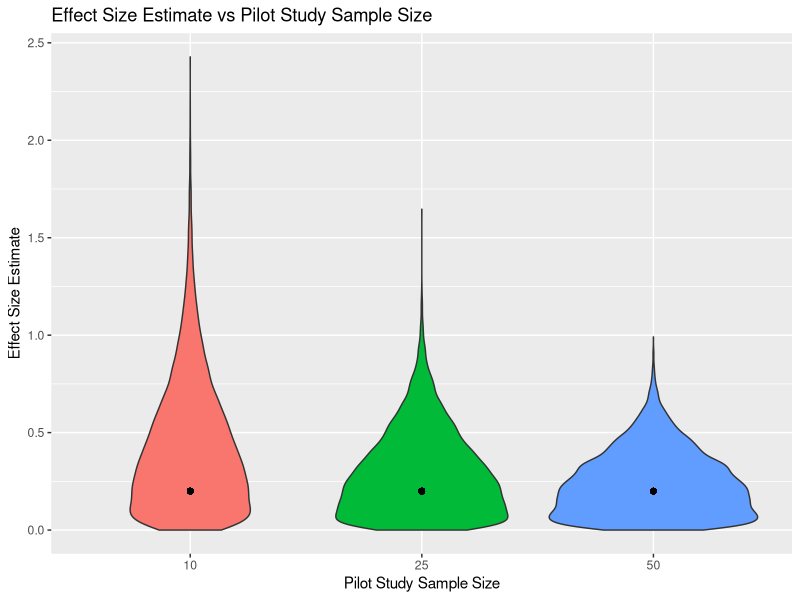
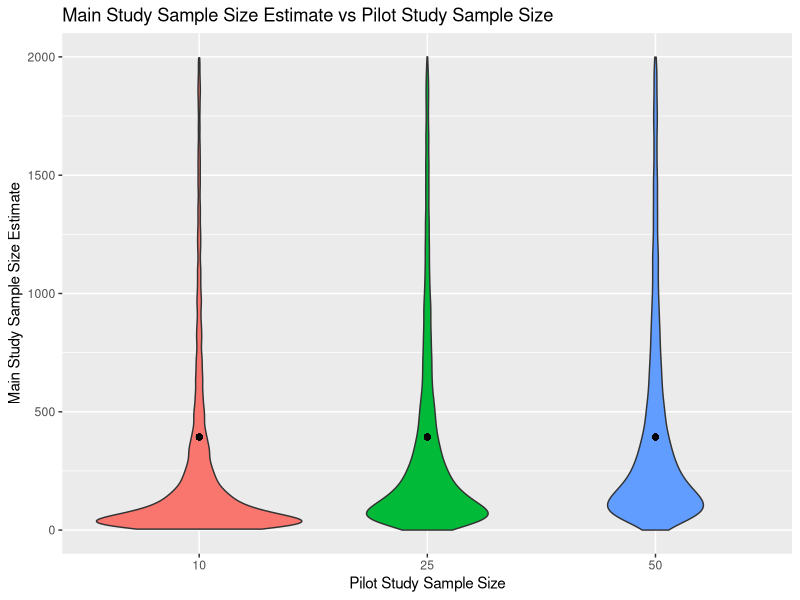

Write the R code that produced these figures, in order. (Note: this script raises an error after producing the figures.)
## ---- chunk 1
### Section 2.1
library(tidyverse)
library(pwr)
set.seed(1)

## Generate the plots for effect size vs pilot study sample size and main study sample size and pilot study

# this is using Cohen's f to generate the groups, it does the same as just setting the group means to be (0,d), which is what I do later
ES <- 0.0099 # effect size, change to 0.1379 for large
f2 <- ES/(1-ES)
a = sqrt(f2)
muvec = c(-a, a)
K = 2 # number of groups
alpha = 0.05 # sig level
beta = 0.2 # power
R <- 10000 # replications
n = 10 # sample size
effs_10 <- rep(0, R) # effect sizes
ns_10 <- rep(0, R)# sample sizes
for(r in 1:R){
  pilot.data  <- rnorm(n = K*n, mean = rep(muvec,each=n), sd = rep(1,K*n))
  pilot.anova <- as.matrix(anova(aov(pilot.data ~ rep(as.factor(1:K),each=n))))
  SSb <- pilot.anova[1,2]
  SSt <- pilot.anova[1,2] + pilot.anova[2,2]
  eta2 <- SSb/SSt
  effs_10[r] <- 2*sqrt(eta2/(1-eta2))
  temp <- try(pwr.t.test(d = 2 * sqrt(eta2/(1-eta2)), sig.level = alpha, power = 1-beta)$n, silent = TRUE)
  if ('try-error' %in% class(temp)) ns_10[r] <- NA
  else ns_10[r] <- ceiling(temp)
}


n = 25
effs_25 <- rep(0, R) # effect sizes
ns_25 <- rep(0, R)# sample sizes
for(r in 1:R){
  pilot.data  <- rnorm(n = K*n, mean = rep(muvec,each=n), sd = rep(1,K*n))
  pilot.anova <- as.matrix(anova(aov(pilot.data ~ rep(as.factor(1:K),each=n))))
  SSb <- pilot.anova[1,2]
  SSt <- pilot.anova[1,2] + pilot.anova[2,2]
  eta2 <- SSb/SSt
  effs_25[r] <- 2*sqrt(eta2/(1-eta2))
  temp <- try(pwr.t.test(d = 2 * sqrt(eta2/(1-eta2)), sig.level = alpha, power = 1-beta)$n, silent = TRUE)
  if ('try-error' %in% class(temp)) ns_10[r] <- NA
  else ns_25[r] <- ceiling(temp)
}

n = 50
effs_50 <- rep(0, R) # effect sizes
ns_50 <- rep(0, R)# sample sizes
for(r in 1:R){
  pilot.data  <- rnorm(n = K*n, mean = rep(muvec,each=n), sd = rep(1,K*n))
  pilot.anova <- as.matrix(anova(aov(pilot.data ~ rep(as.factor(1:K),each=n))))
  SSb <- pilot.anova[1,2]
  SSt <- pilot.anova[1,2] + pilot.anova[2,2]
  eta2 <- SSb/SSt
  effs_50[r] <- 2*sqrt(eta2/(1-eta2))
  temp <- try(pwr.t.test(d = 2 * sqrt(eta2/(1-eta2)), sig.level = alpha, power = 1-beta)$n, silent = TRUE)
  if ('try-error' %in% class(temp)) ns_10[r] <- NA
  else ns_50[r] <- ceiling(temp)
}

effs <- data.frame(cbind(effs_10, effs_25, effs_50))
effs %>% pivot_longer(1:3) %>% ggplot(aes(x = name, y = value, fill = name)) + geom_violin() + xlab("Pilot Study Sample Size") + 
  ylab("Effect Size Estimate") + ggtitle("Effect Size Estimate vs Pilot Study Sample Size") + scale_x_discrete(labels = c("10", "25", "50")) + 
  geom_point(aes(x = 1, y = 0.2)) + geom_point(aes(x = 2, y = 0.2)) + geom_point(aes(x = 3, y = 0.2)) + 
  theme(legend.position = "none")

ns <- data.frame(cbind(ns_10, ns_25, ns_50))
n_needed <- pwr.t.test(d=0.2, sig.level=0.05, power=0.8)$n
ns %>% pivot_longer(1:3) %>% filter(value <= 2000) %>% 
  ggplot(aes(x = name, y = value, fill = name)) + geom_violin() + xlab("Pilot Study Sample Size") + 
  ylab("Main Study Sample Size Estimate") + ggtitle("Main Study Sample Size Estimate vs Pilot Study Sample Size") + scale_x_discrete(labels = c("10", "25", "50")) + 
  geom_point(aes(x = 1, y = n_needed)) + geom_point(aes(x = 2, y = n_needed)) + geom_point(aes(x = 3, y = n_needed)) + 
  theme(legend.position = "none")


## ---- chunk 2
### Section 2.2
library(tidyverse)
library(pwr)
set.seed(1)

#log normal section 2
d <- 0.2
muvec <- c(0, d)

pooled_variance <- function(data){
  n <- nrow(data) / 2
  ((n-1) * var(data$effect[data$condition==1]) + (n-1) * var(data$effect[data$condition==2])) / (2*n - 2)
}
cRoot <- function(x) exp(1/3 * log(x))

# skewness 1
const = -1 + 1/3*cRoot(81/2-27*sqrt(5)/2) + cRoot(1/2*(3+sqrt(5))) 
# skewness 0.5
#const = (-2 + cRoot(9-sqrt(17)) + cRoot(9+sqrt(17)))/2

const_mean = sqrt(1/(const-1))
const_var = 1

mu_param = log(const_mean^2/sqrt(const_mean^2+const_var))
sd_param = sqrt(log(1+const_var/const_mean^2))

R <- 10000 # replications
n = 10 # sample size
ns_10 <- rep(0, R)# sample sizes
effs_10 <- rep(0, R)
for(r in 1:R){
  test  <- data.frame("condition" = rep(as.factor(1:2), each=n), 
                          "effect" = vec_interleave(rlnorm(n, mu_param, sd_param),
                                       rlnorm(n, mu_param, sd_param) + d))
  pilot.anova <- as.matrix(anova(aov(effect ~ condition, data=test)))
  SSb <- pilot.anova[1,2]
  SSt <- pilot.anova[1,2] + pilot.anova[2,2]
  eta2 <- SSb/SSt
  effest <- 2*sqrt(eta2/(1-eta2))
  effs_10[r] <- effest
  ns_10[r] <- 2*(qnorm(0.975, mu_param,sd_param) + qnorm(0.8, mu_param, sd_param))^2 * pooled_variance(test)/ effest^2
}

n = 25
ns_25 <- rep(0, R)# sample sizes
effs_25 <- rep(0, R)
for(r in 1:R){
  test  <- data.frame("condition" = rep(as.factor(1:2), each=n), 
                          "effect" = vec_interleave(rlnorm(n, mu_param, sd_param),
                                       rlnorm(n, mu_param, sd_param) + d))
  pilot.anova <- as.matrix(anova(aov(effect ~ condition, data=test)))
  SSb <- pilot.anova[1,2]
  SSt <- pilot.anova[1,2] + pilot.anova[2,2]
  eta2 <- SSb/SSt
  effest <- 2*sqrt(eta2/(1-eta2))
  effs_25[r] <- effest
  ns_25[r] <- 2*(qnorm(0.975, mu_param,sd_param) + qnorm(0.8, mu_param, sd_param))^2 * pooled_variance(test)/ effest^2
}

n = 50
ns_50 <- rep(0, R)# sample sizes
effs_50 <- rep(0, R)
for(r in 1:R){
  test  <- data.frame("condition" = rep(as.factor(1:2), each=n), 
                          "effect" = vec_interleave(rlnorm(n, mu_param, sd_param),
                                       rlnorm(n, mu_param, sd_param) + d))
  pilot.anova <- as.matrix(anova(aov(effect ~ condition, data=test)))
  SSb <- pilot.anova[1,2]
  SSt <- pilot.anova[1,2] + pilot.anova[2,2]
  eta2 <- SSb/SSt
  effest <- 2*sqrt(eta2/(1-eta2))
  effs_50[r] <- effest
  ns_50[r] <- 2*(qnorm(0.975, mu_param,sd_param) + qnorm(0.8, mu_param, sd_param))^2 * pooled_variance(test)/ effest^2
}

effs <- data.frame(cbind(effs_10, effs_25, effs_50))
effs %>% pivot_longer(1:3)  %>% 
  ggplot(aes(x = name, y = value, fill = name)) + geom_violin() + xlab("Pilot Study Sample Size") + 
  ylab("Effect Size Estimate") + ggtitle("Effect Size Estimate vs Pilot Study Sample Size") + scale_x_discrete(labels = c("10", "25", "50")) + 
  geom_point(aes(x = 1, y = d)) + geom_point(aes(x = 2, y = d)) + geom_point(aes(x = 3, y = d)) + 
  theme(legend.position = "none")


ns <- data.frame(cbind(ns_10, ns_25, ns_50))
n_needed <- 2*(qnorm(0.975, mu_param,sd_param) + qnorm(0.8, mu_param, sd_param))^2 / d^2
ns %>% pivot_longer(1:3) %>% filter(value <= 10000) %>% 
  ggplot(aes(x = name, y = value, fill = name)) + geom_violin() + xlab("Pilot Study Sample Size") + 
  ylab("Main Study Sample Size Estimate") + ggtitle("Main Study Sample Size Estimate vs Pilot Study Sample Size") + scale_x_discrete(labels = c("10", "25", "50")) + 
  geom_point(aes(x = 1, y = n_needed)) + geom_point(aes(x = 2, y = n_needed)) + geom_point(aes(x = 3, y = n_needed)) + 
  theme(legend.position = "none")
## ---- chunk 3
### Section 3.1
set.seed(1)
# plotting COS
#ES = 0.0099 # small effect size
#ES = 0.0588 # medium effect size
ES = 0.1379 # large
f <- sqrt(ES/(1-ES)) # Cohen's f
muvec <- c(-f, f)
B <- 10 # number of bootstrap

n <- 500 # sample size per group
samps <- 10:n

pilot.data  <- data.frame("condition" = rep(as.factor(1:2), length.out= 2*n), 
                          "effect" = rnorm(n = 2*n, mean = rep(muvec, length.out=2*n), sd = 1))

# for a single sample
estimates <- sapply(3:n, function(x) {
  #pilot.anova <- as.matrix(anova(aov(effect ~ ., data=pilot.data[1:x,])))
  #SSb <- pilot.anova[1,2]
  #SSt <- pilot.anova[1,2] + pilot.anova[2,2]
  #SSb/SSt #Estimate of effect size (eta2)
  
  test = pilot.data[1:(2*x), ]
  mu1 = mean(test$effect[test$condition==1])
  mu2 = mean(test$effect[test$condition==2])
  var1 = var(test$effect[test$condition==1])
  var2 = var(test$effect[test$condition==2])
  (mu2 - mu1)/sqrt(((x-1)*var1 + (x-1)*var2)/(2*x-2))
})
plot(estimates, type="l", ylim=c(-0.2, 1.8), xlab="Sample Size", ylab=bquote(d), lwd=3)
abline(h = sqrt(f))
abline(h = c(sqrt(f)-0.1, sqrt(f)+0.1), lty = 2)

for(i in 1:B) {
  #draw the bootstrap sample
  bootstrap <- sample_n(pilot.data, 2 * n, replace=TRUE)
  estimates_bootstrap <- sapply(samps, function(x) {
    test = bootstrap[1:(2*x), ]
    mu1 = mean(test$effect[test$condition==1])
    mu2 = mean(test$effect[test$condition==2])
    var1 = var(test$effect[test$condition==1])
    var2 = var(test$effect[test$condition==2])
    (mu2 - mu1)/sqrt(((x-1)*var1 + (x-1)*var2)/(2*x-2))
  })
  points(10:n, estimates_bootstrap, type="l", col=rgb(0,0,0,0.5))
}


## tables
set.seed(1)
findPOS <- function(n, estimates, ES, width) {
	COS <- ES + c(-1, 1) * width
	breaks <- which(estimates < COS[1] | estimates > COS[2])
	if (is.infinite(max(breaks))) {
		n.stable <- min(n)	# no break: POS = minimal sample size
	} else {
			BREAK <- max(breaks)	# get first break (seen from the tail)
		if (is.na(BREAK)) {
			n.stable <- min(n)	# no break? POS = minimal sample size
		} else {
			n.stable <- n[BREAK]
		}
	}
	return(data.frame(POS=n.stable, w=width))
}


## just need to change d
set.seed(1)
d = 0.8 # small effect size, change for other effect sizes
muvec <- c(0, d)
B <- 10000 # number of bootstrap

n <- 1000 # sample size per group
samps <- 10:n

pilot.data  <- data.frame("condition" = rep(as.factor(1:2), length.out= 2*100000), 
                          "effect" = rnorm(n = 2*100000, mean = rep(muvec, length.out=2*100000), sd = 1))

POS <- sapply(1:B, function(y) {
  #draw the bootstrap sample
  bootstrap <- sample_n(pilot.data, 2 * n, replace=TRUE)
  estimates <- sapply(samps, function(x) {
    test = bootstrap[1:(2*x), ]
    mu1 = mean(test$effect[test$condition==1])
    mu2 = mean(test$effect[test$condition==2])
    var1 = var(test$effect[test$condition==1])
    var2 = var(test$effect[test$condition==2])
    (mu2 - mu1)/sqrt(((x-1)*var1 + (x-1)*var2)/(2*x-2))
  })
  c(findPOS(samps, estimates, d, 0.1)$POS,
    findPOS(samps, estimates, d, 0.15)$POS)
})
quantile(POS[1,],0.8)
quantile(POS[2,],0.8)
quantile(POS[1,],0.9)
quantile(POS[2,],0.9)
quantile(POS[1,],0.95)
quantile(POS[2,],0.95)
## ---- chunk 4
### Section 3.1.1
set.seed(1)
library(tidyverse)
library(vctrs)

findPOS <- function(n, estimates, ES, width) {
	COS <- ES + c(-1, 1) * width
	breaks <- which(estimates < COS[1] | estimates > COS[2])
	if (is.infinite(max(breaks))) {
		n.stable <- min(n)	# no break: POS = minimal sample size
	} else {
			BREAK <- max(breaks)	# get first break (seen from the tail)
		if (is.na(BREAK)) {
			n.stable <- min(n)	# no break? POS = minimal sample size
		} else {
			n.stable <- n[BREAK]
		}
	}
	return(data.frame(POS=n.stable, w=width))
}

# plotting COS
d <- 0.2 # change to 0.5, 0.8 for the other effect sizes
muvec <- c(0, d)
B <- 10000 # number of bootstrap

cRoot <- function(x) exp(1/3 * log(x))

## Constants for lognormal to generate skewness 1 and 0.5, rough math for this is in the mathForLognormal in the overleaf
# skewness 1
#const = -1 + 1/3*cRoot(81/2-27*sqrt(5)/2) + cRoot(1/2*(3+sqrt(5))) 
# skewness 0.5
const = (-2 + cRoot(9-sqrt(17)) + cRoot(9+sqrt(17)))/2

const_mean = sqrt(1/(const-1))
const_var = 1

mu_param = log(const_mean^2/sqrt(const_mean^2+const_var))
sd_param = sqrt(log(1+const_var/const_mean^2))


n <- 1000 # sample size per group
samps <- 10:n

pilot.data  <- data.frame("condition" = rep(as.factor(1:2), times= 1000000), 
                          "effect" = vec_interleave(rlnorm(1000000, mu_param, sd_param),
                                       rlnorm(1000000, mu_param, sd_param) + d))

POS <- sapply(1:B, function(y) {
  #draw the bootstrap sample
  bootstrap <- sample_n(pilot.data, 2 * n, replace=TRUE)
  estimates <- sapply(samps, function(x) {
    test = bootstrap[1:(2*x), ]
    mu1 = mean(test$effect[test$condition==1])
    mu2 = mean(test$effect[test$condition==2])
    var1 = var(test$effect[test$condition==1])
    var2 = var(test$effect[test$condition==2])
    (mu2 - mu1)/sqrt(((x-1)*var1 + (x-1)*var2)/(2*x-2))
  })
  c(findPOS(samps, estimates, d, 0.1)$POS,
    findPOS(samps, estimates, d, 0.15)$POS)
})
quantile(POS[1,],0.8)
quantile(POS[2,],0.8)
quantile(POS[1,],0.9)
quantile(POS[2,],0.9)
quantile(POS[1,],0.95)
quantile(POS[2,],0.95)
## ---- chunk 5
### Section 3.2.1
library(tidyverse)
set.seed(1)
#ES = 0.0099 # small effect size
#ES = 0.0588 # medium effect size
ES = 0.1379 # large
n <- 10 # sample size per group
l = 0.3 # length of credible interval

f <- sqrt(ES/(1-ES)) # Cohen's f
muvec <- c(-f, f)
B1 <- 5000 # number of bootstrap
B2 <- 1000

pooled_variance <- function(data){
  n <- nrow(data) / 2
  ((n-1) * var(data[,2][data[,1]==1]) + (n-1) * var(data[,2][data[,1]==2])) / (2*n - 2)
}

n_10 <- sapply(1:B2, function(y){
  pilot.data  <- data.frame("condition" = rep(as.factor(1:2), length.out= 2*n), 
                            "effect" = rnorm(n = 2*n, mean = rep(muvec, length.out=2*n), sd = 1))
  
  var_est = pooled_variance(pilot.data)
  var_ests <- sapply(1:B1, function(x){
    samp <- sample(1:(2*n), 2*n, TRUE)
    sample <- pilot.data[samp,]
    pooled_variance(sample)
  })
  var_var_est <- var(var_ests)
  
  v = var_est^2 / var_var_est
  beta = sqrt(v/var_var_est)
  
  A = v * l^2 / 4
  B = v * l^2 * n/ 4 - 2 * beta * qt(0.975, 2*v)
  C = n^2/4 * v * l^2 / 4 - beta * qt(0.975, 2*v) * n
  ceiling((-B + sqrt(B^2 - 4 * A* C))/(2*A))
})

n <- 25
n_25 <- sapply(1:B2, function(y){
  pilot.data  <- data.frame("condition" = rep(as.factor(1:2), length.out= 2*n), 
                            "effect" = rnorm(n = 2*n, mean = rep(muvec, length.out=2*n), sd = 1))
  
  var_est = pooled_variance(pilot.data)
  var_ests <- sapply(1:B1, function(x){
    samp <- sample(1:(2*n), 2*n, TRUE)
    sample <- pilot.data[samp,]
    pooled_variance(sample)
  })
  var_var_est <- var(var_ests)
  
  v = var_est^2 / var_var_est
  beta = sqrt(v/var_var_est)
  
  A = v * l^2 / 4
  B = v * l^2 * n/ 4 -2 * beta * qt(0.975, 2*v)
  C = n^2/4 * v * l^2 / 4 - beta * qt(0.975, 2*v) * n
   ceiling((-B + sqrt(B^2 - 4 * A* C))/(2*A))
})


n <- 50 
n_50 <- sapply(1:B2, function(y){
  pilot.data  <- data.frame("condition" = rep(as.factor(1:2), length.out= 2*n), 
                            "effect" = rnorm(n = 2*n, mean = rep(muvec, length.out=2*n), sd = 1))
  
  var_est = pooled_variance(pilot.data)
  var_ests <- sapply(1:B1, function(x){
    samp <- sample(1:(2*n), 2*n, TRUE)
    sample <- pilot.data[samp,]
    pooled_variance(sample)
  })
  var_var_est <- var(var_ests)
  
  v = var_est^2 / var_var_est
  beta = sqrt(v/var_var_est)
  
  A = v * l^2 / 4
  B = v * l^2 * n/ 4 -2 * beta * qt(0.975, 2*v)
  C = n^2/4 * v * l^2 / 4 - beta * qt(0.975, 2*v) * n
  ceiling((-B + sqrt(B^2 - 4 * A* C))/(2*A))
})

ns <- data.frame(cbind(n_10, n_25, n_50))
ns %>% pivot_longer(1:3)  %>% 
  ggplot(aes(x = name, y = value, fill = name)) + geom_violin() + xlab("Pilot Study Sample Size") + 
  ylab("Main Study Sample Size Estimate") + ggtitle("Main Study Sample Size Estimate vs Pilot StudySample Size (large effect)") + scale_x_discrete(labels = c("10", "25", "50")) +
  theme(legend.position = "none")
## ---- chunk 6
### Section 3.2.2
library(tidyverse)
set.seed(1)
#ES = 0.0099 # small effect size
#ES = 0.0588 # medium effect size
ES = 0.1379 # large
l = 0.3 # length of credible interval

f <- sqrt(ES/(1-ES)) # Cohen's f
muvec <- c(-f, f)
B1 <- 5000 # number of bootstrap
B2 <- 500

pooled_variance <- function(data){
  n <- nrow(data) / 2
  if(all(data$condition==1) || all(data$condition==2)) {
    return(var(data$effect))
  }
  if(is.na(var(data$effect[data$condition==1]))) {
    return(var(data$effect[data$condition==2]))
  }
  if(is.na(var(data$effect[data$condition==2]))) {
    return(var(data$effect[data$condition==1]))
  }
  return(((n-1) * var(data$effect[data$condition==1]) + (n-1) * var(data$effect[data$condition==2])) / (2*n - 2))
}

# function we need to minimize n over, function needs to return <= l
to_min <- function(beta, v, n, n0, alpha = 0.05) {
  2 * qt(1-alpha/2, 2*n + 2 * v) * sqrt(2 * beta * (2*n+2*n0)/((2*n+2*v)*(n+n0)*(n+n0))) * 
    gamma((2*n+2*v)/2)*gamma((2*v-1)/2)/ gamma(v) / gamma((2*n+2*v-1)/2)
}

bisect <- function(beta, v, n0, iter = 1000, tol=1e-7){
  a = 1
  b = 800
  while(is.infinite(to_min(beta, v, b, n0)) || is.nan(to_min(beta, v, b, n0))) b <- b - 1
  
  for(i in 1:iter){
    c <- (a+b)/2
    if(to_min(beta, v, b, n0) == l || ((b-a)/2) < tol) return(c)
    ifelse(sign(to_min(beta,v,c,n0)-l) == sign(to_min(beta,v,a,n0)-l), 
           a <- c, 
           b <- c)
  }
}

n <- 10 # sample size per group
n_10 <- sapply(1:B2, function(y){
  pilot.data  <- data.frame("condition" = rep(as.factor(1:2), length.out= 2*n), 
                            "effect" = rnorm(n = 2*n, mean = rep(muvec, length.out=2*n), sd = 1))
  
  var_est = pooled_variance(pilot.data)
  var_ests <- sapply(1:B1, function(x){
    samp <- sample(1:(2*n), 2*n, TRUE)
    sample <- pilot.data[samp,]
    pooled_variance(sample)
  })
  var_var_est <- var(var_ests)
  
  v = var_est^2 / var_var_est
  beta = sqrt(v/var_var_est)
  
  ceiling(bisect(beta, v, n))
})

n <- 25 # sample size per group
n_25 <- sapply(1:B2, function(y){
  pilot.data  <- data.frame("condition" = rep(as.factor(1:2), length.out= 2*n), 
                            "effect" = rnorm(n = 2*n, mean = rep(muvec, length.out=2*n), sd = 1))
  
  var_est = pooled_variance(pilot.data)
  var_ests <- sapply(1:B1, function(x){
    samp <- sample(1:(2*n), 2*n, TRUE)
    sample <- pilot.data[samp,]
    pooled_variance(sample)
  })
  var_var_est <- var(var_ests)
  
  v = var_est^2 / var_var_est
  beta = sqrt(v/var_var_est)
  
  ceiling(bisect(beta, v, n))
})

n <- 50 # sample size per group
n_50 <- sapply(1:B2, function(y){
  pilot.data  <- data.frame("condition" = rep(as.factor(1:2), length.out= 2*n), 
                            "effect" = rnorm(n = 2*n, mean = rep(muvec, length.out=2*n), sd = 1))
  
  var_est = pooled_variance(pilot.data)
  var_ests <- sapply(1:B1, function(x){
    samp <- sample(1:(2*n), 2*n, TRUE)
    sample <- pilot.data[samp,]
    pooled_variance(sample)
  })
  var_var_est <- var(var_ests)
  
  v = var_est^2 / var_var_est
  beta = sqrt(v/var_var_est)
  
  ceiling(bisect(beta, v, n))
})

ns <- data.frame(cbind(n_10, n_25, n_50))
ns %>% pivot_longer(1:3)  %>% 
  ggplot(aes(x = name, y = value, fill = name)) + geom_violin() + xlab("Sample Size") + 
  ylab("Sample Size Estimate") + ggtitle("Sample Size Estimate vs Pilot Sample Size (small effect)") + scale_x_discrete(labels = c("10", "25", "50")) +
  theme(legend.position = "none")
## ---- chunk 7
### Section 3.2.3
#log normal ACC
library(tidyverse)
library(vctrs)

d <- 0.8
l = 0.3
B1 <- 5000 # number of bootstrap
B2 <- 500

#skewness 1
const = -1 + 1/3*cRoot(81/2-27*sqrt(5)/2) + cRoot(1/2*(3+sqrt(5))) 
# skewness 0.5
#const = (-2 + cRoot(9-sqrt(17)) + cRoot(9+sqrt(17)))/2

const_mean = sqrt(1/(const-1))
const_var = 1

mu_param = log(const_mean^2/sqrt(const_mean^2+const_var))
sd_param = sqrt(log(1+const_var/const_mean^2))


n <- 10 # sample size per group
n_10 <- sapply(1:B2, function(y){
  pilot.data  <- data.frame("condition" = rep(as.factor(1:2), each=n), 
                          "effect" = vec_interleave(rlnorm(n, mu_param, sd_param),
                                       rlnorm(n, mu_param, sd_param) + d))
  
  var_est = pooled_variance(pilot.data)
  var_ests <- sapply(1:B1, function(x){
    samp <- sample(1:(2*n), 2*n, TRUE)
    sample <- pilot.data[samp,]
    pooled_variance(sample)
  })
  var_var_est <- var(var_ests)
  
  v = var_est^2 / var_var_est
  beta = sqrt(v/var_var_est)
  
  # comparing bayesian average coverage criterion
  A = v * l^2 / 4
  B = v * l^2 * n/ 4 -2 * beta * qt(0.975, 2*v)
  C = n^2/4 * v * l^2 / 4 - beta * qt(0.975, 2*v) * n
  ceiling((-B + sqrt(B^2 - 4 * A* C))/(2*A))
})

n <- 25
n_25 <- sapply(1:B2, function(y){
  pilot.data  <-  data.frame("condition" = rep(as.factor(1:2), each=n), 
                          "effect" = vec_interleave(rlnorm(n, mu_param, sd_param),
                                       rlnorm(n, mu_param, sd_param) + d))
  
  var_est = pooled_variance(pilot.data)
  var_ests <- sapply(1:B1, function(x){
    samp <- sample(1:(2*n), 2*n, TRUE)
    sample <- pilot.data[samp,]
    pooled_variance(sample)
  })
  var_var_est <- var(var_ests)
  
  v = var_est^2 / var_var_est
  beta = sqrt(v/var_var_est)
  
  # comparing bayesian average coverage criterion
  A = v * l^2 / 4
  B = v * l^2 * n/ 4 -2 * beta * qt(0.975, 2*v)
  C = n^2/4 * v * l^2 / 4 - beta * qt(0.975, 2*v) * n
  ceiling((-B + sqrt(B^2 - 4 * A* C))/(2*A))
})

n <- 50 # sample size per group
n_50 <- sapply(1:B2, function(y){
  pilot.data  <- data.frame("condition" = rep(as.factor(1:2), each=n), 
                          "effect" = vec_interleave(rlnorm(n, mu_param, sd_param),
                                       rlnorm(n, mu_param, sd_param) + d))
  
  var_est = pooled_variance(pilot.data)
  var_ests <- sapply(1:B1, function(x){
    samp <- sample(1:(2*n), 2*n, TRUE)
    sample <- pilot.data[samp,]
    pooled_variance(sample)
  })
  var_var_est <- var(var_ests)
  
  v = var_est^2 / var_var_est
  beta = sqrt(v/var_var_est)
  
  # comparing bayesian average coverage criterion
  A = v * l^2 / 4
  B = v * l^2 * n/ 4 -2 * beta * qt(0.975, 2*v)
  C = n^2/4 * v * l^2 / 4 - beta * qt(0.975, 2*v) * n
  ceiling((-B + sqrt(B^2 - 4 * A* C))/(2*A))
})

ns <- data.frame(cbind(n_10, n_25, n_50))
ns %>% pivot_longer(1:3)  %>% 
  ggplot(aes(x = name, y = value, fill = name)) + geom_violin() + xlab("Sample Size") + 
  ylab("Sample Size Estimate") + ggtitle("Sample Size Estimate vs Pilot Sample Size (large effect)") + scale_x_discrete(labels = c("10", "25", "50")) +
  theme(legend.position = "none")

# log normal ALC
library(tidyverse)
library(vctrs)
cRoot <- function(x) exp(1/3 * log(x))
B1 <- 5000 # number of bootstrap
B2 <- 500
d <- 0.8
l <- 0.3
# skewness 1
const = -1 + 1/3*cRoot(81/2-27*sqrt(5)/2) + cRoot(1/2*(3+sqrt(5))) 
# skewness 0.5
#const = (-2 + cRoot(9-sqrt(17)) + cRoot(9+sqrt(17)))/2

const_mean = sqrt(1/(const-1))
const_var = 1

mu_param = log(const_mean^2/sqrt(const_mean^2+const_var))
sd_param = sqrt(log(1+const_var/const_mean^2))

pooled_variance <- function(data){
  n <- nrow(data) / 2
  if(all(data$condition==1) || all(data$condition==2)) {
    return(var(data$effect))
  }
  if(is.na(var(data$effect[data$condition==1]))) {
    return(var(data$effect[data$condition==2]))
  }
  if(is.na(var(data$effect[data$condition==2]))) {
    return(var(data$effect[data$condition==1]))
  }
  return(((n-1) * var(data$effect[data$condition==1]) + (n-1) * var(data$effect[data$condition==2])) / (2*n - 2))
}

# function we need to minimize n over, function needs to return <= l
to_min <- function(beta, v, n, n0, alpha = 0.05) {
  2 * qt(1-alpha/2, 2*n + 2 * v) * sqrt(2 * beta * (2*n+2*n0)/((2*n+2*v)*(n+n0)*(n+n0))) * 
    gamma((2*n+2*v)/2)*gamma((2*v-1)/2)/ gamma(v) / gamma((2*n+2*v-1)/2)
}


bisect <- function(beta, v, n0, iter = 1000, tol=1e-7){
  a = 1
  b = 800
  while(is.infinite(to_min(beta, v, b, n0)) || is.nan(to_min(beta, v, b, n0))) b <- b - 1
  
  for(i in 1:iter){
    c <- (a+b)/2
    if(to_min(beta, v, b, n0) == l || ((b-a)/2) < tol) return(c)
    ifelse(sign(to_min(beta,v,c,n0)-l) == sign(to_min(beta,v,a,n0)-l), 
           a <- c, 
           b <- c)
  }
}

n <- 10 # sample size per group
n_10 <- sapply(1:B2, function(y){
  pilot.data  <- data.frame("condition" = rep(as.factor(1:2), each=n), 
                          "effect" = vec_interleave(rlnorm(n, mu_param, sd_param),
                                       rlnorm(n, mu_param, sd_param) + d))
  
  var_est = pooled_variance(pilot.data)
  var_ests <- sapply(1:B1, function(x){
    samp <- sample(1:(2*n), 2*n, TRUE)
    sample <- pilot.data[samp,]
    pooled_variance(sample)
  })
  var_var_est <- var(var_ests)
  
  v = var_est^2 / var_var_est
  beta = sqrt(v/var_var_est)
  
  ceiling(bisect(beta, v, n))
})

n <- 25 # sample size per group
n_25 <- sapply(1:B2, function(y){
  pilot.data  <- data.frame("condition" = rep(as.factor(1:2), each=n), 
                          "effect" = vec_interleave(rlnorm(n, mu_param, sd_param),
                                       rlnorm(n, mu_param, sd_param) + d))
  
  var_est = pooled_variance(pilot.data)
  var_ests <- sapply(1:B1, function(x){
    samp <- sample(1:(2*n), 2*n, TRUE)
    sample <- pilot.data[samp,]
    pooled_variance(sample)
  })
  var_var_est <- var(var_ests)
  
  v = var_est^2 / var_var_est
  beta = sqrt(v/var_var_est)
  
  ceiling(bisect(beta, v, n))
})

n <- 50 # sample size per group
n_50 <- sapply(1:B2, function(y){
  pilot.data  <- data.frame("condition" = rep(as.factor(1:2), each=n), 
                          "effect" = vec_interleave(rlnorm(n, mu_param, sd_param),
                                       rlnorm(n, mu_param, sd_param) + d))
  
  var_est = pooled_variance(pilot.data)
  var_ests <- sapply(1:B1, function(x){
    samp <- sample(1:(2*n), 2*n, TRUE)
    sample <- pilot.data[samp,]
    pooled_variance(sample)
  })
  var_var_est <- var(var_ests)
  
  v = var_est^2 / var_var_est
  beta = sqrt(v/var_var_est)
  
  ceiling(bisect(beta, v, n))
})

ns <- data.frame(cbind(n_10, n_25, n_50))
ns %>% pivot_longer(1:3)  %>% 
  ggplot(aes(x = name, y = value, fill = name)) + geom_violin() + xlab("Sample Size") + 
  ylab("Sample Size Estimate") + ggtitle("Sample Size Estimate vs Pilot Sample Size (small effect)") + scale_x_discrete(labels = c("10", "25", "50")) +
  theme(legend.position = "none")
